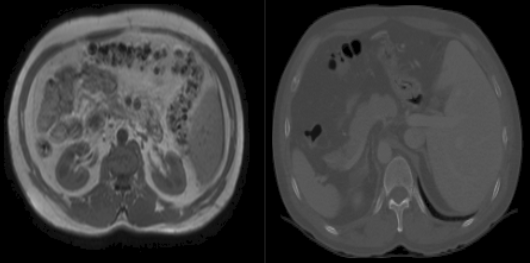
#> input picture imgs/adult_abdominal_sample.png, 530 x 263 px, given as the content of the folder results/testing/real_B/, which was not available
$ python evaluation.py
#> lines starting #> are read from the running program, lines starting #| are printed output that depends on the picture
import numpy as np
import os
import argparse
import os
from skimage.metrics import structural_similarity
from math import log10, sqrt
import argparse
import matplotlib.image as mpimg

# Call the parser
parser = argparse.ArgumentParser()
parser.add_argument('--results_folder', default='testing/', help='path to results')
args = parser.parse_args()

# Definition of folders
real_B_path = 'results/' + args.results_folder  +'real_B/'
real_A_path = 'results/' + args.results_folder + 'real_A/'
fake_B_path = 'results/' + args.results_folder  +'fake_B/'
fake_A_path = 'results/' + args.results_folder + 'fake_A/'

# Get list of file
real_imagesB = os.listdir(real_B_path)
real_imagesB = sorted(real_imagesB)
real_imagesA = os.listdir(real_A_path)
real_imagesA = sorted(real_imagesA)
fake_imagesB = os.listdir(fake_B_path)
fake_imagesB = sorted(fake_imagesB)
fake_imagesA = os.listdir(fake_A_path)
fake_imagesA = sorted(fake_imagesA)

# Definition of peak signal noise ratio
def psnr_function(img_a, img_b, modality):

    mse = np.mean((img_a - img_b) ** 2)
    if(mse == 0):  # MSE is zero means no noise is present in the signal .
                # Therefore PSNR have no importance.
        return 100.0
    if modality == "mri2ct":
        psnr_val = 20 * log10(2000 / sqrt(mse))
    elif modality == "ct2mri":
        psnr_val = 20 * log10(2000 / sqrt(mse))

    return psnr_val

def ssim_function(img_a, img_b, modality):
    if modality == 'mri2ct':
        # We add 800 to avoid negative values
        img_a = ((img_a) + 800)
        img_b = ((img_b) + 800)
        return structural_similarity(img_a, img_b, data_range = 2800)
    elif modality == 'ct2mri':
        return structural_similarity(img_a, img_b, data_range = 2000)

# Definition of metrics
def getting_metrics(img_a, img_b, modality):
    # Getting MAE
    metric_mae = np.absolute(np.subtract(img_a, img_b)).mean()
    # Getting SSIM. It is necessary to set a distance between max and min value
    metric_ssim = ssim_function(img_a, img_b, modality)
    # Getting PSNR
    metric_psnr = psnr_function(img_a,img_b, modality)
    return metric_mae, metric_ssim, metric_psnr

# Set the metrics to zero for the translation from MRI to CT
mae_mri2ct = 0
ssim_mri2ct = 0
psnr_mri2ct = 0
# Set the metrics to zero for the translation from CT to MRI
mae_ct2mri = 0
ssim_ct2mri = 0
psnr_ct2mri = 0

# Do a loop for every predicted image
for img in range(len(real_imagesB)):

    # Read each image (real and fake)
    real_imgB = mpimg.imread(f"{real_B_path}{real_imagesB[img]}")
#> real_imgB is the input picture: shape (263, 530, 3) float32; min 0, max 0.722, mean 0.241
    real_imgA = mpimg.imread(f"{real_A_path}{real_imagesA[img]}")
    fake_imgB = mpimg.imread(f"{fake_B_path}{fake_imagesB[img]}")
    fake_imgA = mpimg.imread(f"{fake_A_path}{fake_imagesA[img]}")

    # Modyfing the values of images to get original ranges
    real_imgB = ((real_imgB* (2000 - (-800)))) + (-800)
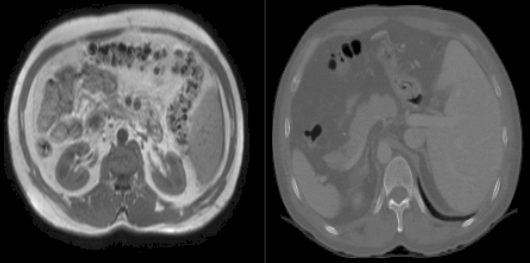
#> real_imgB: shape (263, 530, 3) float32; min -800, max 1220.4, mean -125; drawn with min black and max white
    real_imgB = np.clip(real_imgB,a_min= -800, a_max= 2000)
    real_imgA = ((real_imgA* (2000 - (0)))) + (0)
    real_imgA = np.clip(real_imgA,a_min= 0, a_max= 2000)
    fake_imgA = ((fake_imgA* (2000 - (0)))) + (0)
    fake_imgA = np.clip(fake_imgA,a_min= 0, a_max= 2000)
    fake_imgB = ((fake_imgB* (2000 - (-800)))) + (-800)
    fake_imgB = np.clip(fake_imgB,a_min= -800, a_max= 2000)

    # Compute metrics for the current slice
    mae_ct, ssim_ct, psnr_ct = getting_metrics(real_imgB,fake_imgB, modality = "mri2ct")
#> in getting_metrics, `metric_mae = np.absolute(np.subtract(img_a, img_b)).mean()`: metric_mae = 0
#> (the run stopped early here; a loop or call above may not have finished)

$ run again, on imgs/adult_brain_sample.png
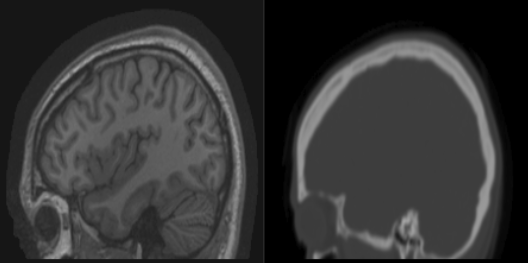
#> input picture imgs/adult_brain_sample.png, 528 x 263 px, given as the content of the folder results/testing/real_B/, which was not available
#> real_imgB is the input picture: shape (263, 528, 3) float32; min 0, max 0.651, mean 0.207
#> `real_imgB = ((real_imgB* (2000 - (-800)))) + (-800)`:
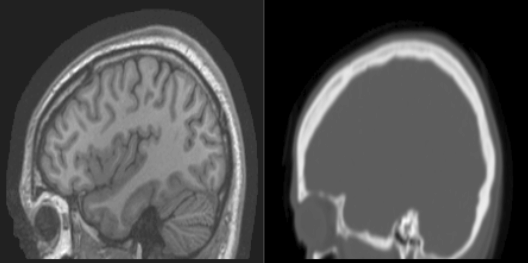
#> real_imgB: shape (263, 528, 3) float32; min -800, max 1022.7, mean -219.4; drawn with min black and max white
#> metric_mae = 0

$ run again, on imgs/adult_ct_sample.png
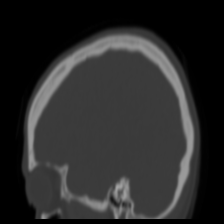
#> input picture imgs/adult_ct_sample.png, 224 x 224 px, given as the content of the folder results/testing/real_B/, which was not available
#> real_imgB is the input picture: shape (224, 224) float32; min 0, max 0.647, mean 0.165
#> `real_imgB = ((real_imgB* (2000 - (-800)))) + (-800)`:
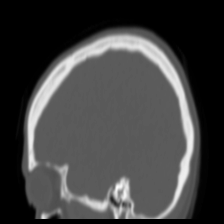
#> real_imgB: shape (224, 224) float32; min -800, max 1011.8, mean -338.1; drawn with min black and max white
#> metric_mae = 0
#> metric_ssim = 1
#> mse = 0
#> metric_psnr = 100
#> mae_ct = 0; ssim_ct = 1; psnr_ct = 100
#> mae_mri = 0; ssim_mri = 1; psnr_mri = 100
#> mae_mri2ct = 0
#> ssim_mri2ct = 1
#> psnr_mri2ct = 100
#> mae_ct2mri = 0
#> ssim_ct2mri = 1
#> psnr_ct2mri = 100
#| MAE: 0.0
#| SSIM: 1.0
#| PSNR: 100.0
#| MAE: 0.0
#| SSIM: 1.0
#| PSNR: 100.0
